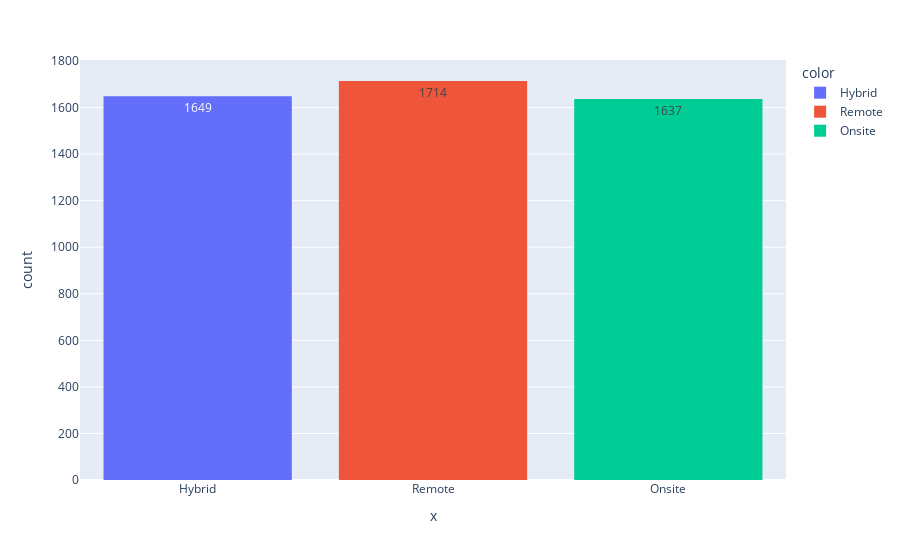

Source (notebook cell):
### Code cell
# using plotly

fig = px.histogram(x = df['Work_Location'], text_auto = True, color = df['Work_Location'])
fig.show()

### Figure 1 — Plotly figure (JSON) as saved in the notebook; plotly's stock layout.template omitted (floating-point values rounded to 4 significant figures; data arrays with more than 128 entries replaced by an {"elided": "..."} marker saying what was removed)
{"data": [{"alignmentgroup": "True", "bingroup": "x", "hovertemplate": "color=Hybrid<br>x=%{x}<br>count=%{y}<extra></extra>", "legendgroup": "Hybrid", "marker": {"color": "#636efa", "pattern": {"shape": ""}}, "name": "Hybrid", "offsetgroup": "Hybrid", "orientation": "v", "showlegend": true, "texttemplate": "%{value}", "type": "histogram", "x": {"elided": "1649 str values"}, "xaxis": "x", "yaxis": "y"}, {"alignmentgroup": "True", "bingroup": "x", "hovertemplate": "color=Remote<br>x=%{x}<br>count=%{y}<extra></extra>", "legendgroup": "Remote", "marker": {"color": "#EF553B", "pattern": {"shape": ""}}, "name": "Remote", "offsetgroup": "Remote", "orientation": "v", "showlegend": true, "texttemplate": "%{value}", "type": "histogram", "x": {"elided": "1714 str values"}, "xaxis": "x", "yaxis": "y"}, {"alignmentgroup": "True", "bingroup": "x", "hovertemplate": "color=Onsite<br>x=%{x}<br>count=%{y}<extra></extra>", "legendgroup": "Onsite", "marker": {"color": "#00cc96", "pattern": {"shape": ""}}, "name": "Onsite", "offsetgroup": "Onsite", "orientation": "v", "showlegend": true, "texttemplate": "%{value}", "type": "histogram", "x": {"elided": "1637 str values"}, "xaxis": "x", "yaxis": "y"}], "layout": {"barmode": "relative", "legend": {"title": {"text": "color"}, "tracegroupgap": 0}, "margin": {"t": 60}, "xaxis": {"anchor": "y", "domain": [0, 1], "title": {"text": "x"}}, "yaxis": {"anchor": "x", "domain": [0, 1], "title": {"text": "count"}}}}
